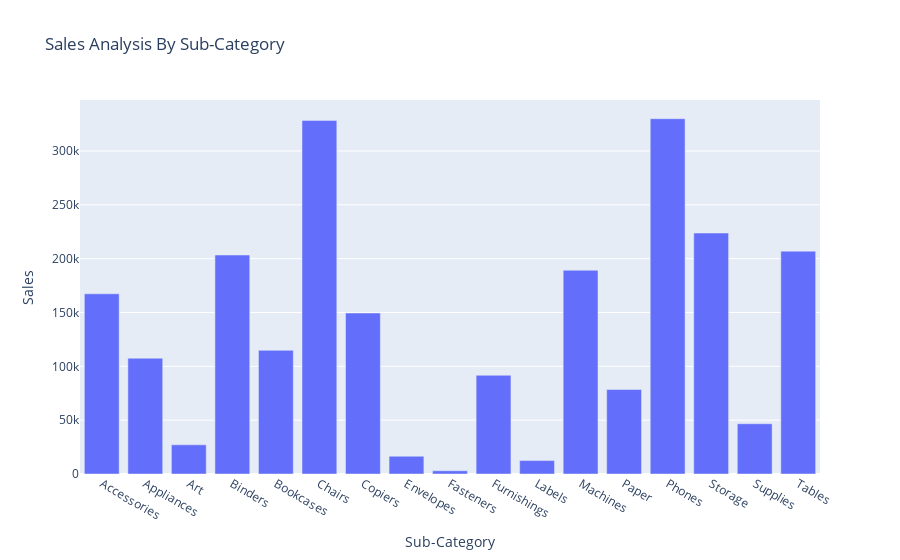

Notebook code for this chart:
### Code cell
fig = px.bar(sales_by_sub_category, x = 'Sub-Category', y = 'Sales', title = 'Sales Analysis By Sub-Category') 
fig.show()

### Figure 1 — Plotly figure (JSON) as saved in the notebook; plotly's stock layout.template omitted (floating-point values rounded to 4 significant figures)
{"data": [{"hovertemplate": "Sub-Category=%{x}<br>Sales=%{y}<extra></extra>", "legendgroup": "", "marker": {"color": "#636efa", "pattern": {"shape": ""}}, "name": "", "orientation": "v", "showlegend": false, "textposition": "auto", "type": "bar", "x": ["Accessories", "Appliances", "Art", "Binders", "Bookcases", "Chairs", "Copiers", "Envelopes", "Fasteners", "Furnishings", "Labels", "Machines", "Paper", "Phones", "Storage", "Supplies", "Tables"], "xaxis": "x", "y": [167400.0, 107500.0, 27120.0, 203400.0, 114900.0, 328400.0, 149500.0, 16480.0, 3024.0, 91710.0, 12490.0, 189200.0, 78480.0, 330000.0, 223800.0, 46670.0, 207000.0], "yaxis": "y"}], "layout": {"barmode": "relative", "legend": {"tracegroupgap": 0}, "title": {"text": "Sales Analysis By Sub-Category"}, "xaxis": {"anchor": "y", "domain": [0, 1], "title": {"text": "Sub-Category"}}, "yaxis": {"anchor": "x", "domain": [0, 1], "title": {"text": "Sales"}}}}
